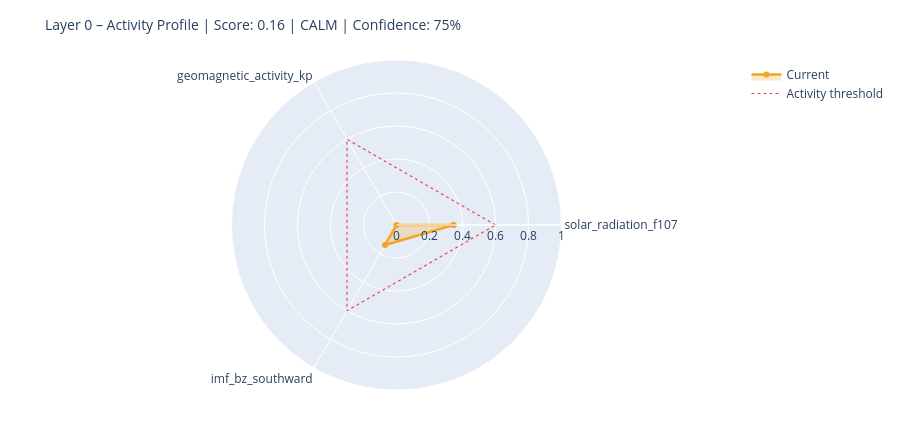

Notebook code for this chart:
### Markdown cell above
---
## 6. State Assessment & Handoff to Layer 1

### Code cell
# ============================================================
# STEP 1 – Collect raw values with source modes
# Mode: 'primary' | 'fallback_3h' | 'last_valid' | 'missing'
# ============================================================

def safe_last(df, col):
    if df is None or col not in df.columns: return None
    s = df[col].dropna()
    return float(s.iloc[-1]) if not s.empty else None

f107_now = safe_last(df_f107, 'f10.7')
bz_now   = safe_last(df_mag,  'bz_gsm')
kp_now   = safe_last(df_kp,   'kp')
sw_now   = safe_last(df_sw,   'speed')

source_modes = {
    'F10.7':    'primary'  if f107_now is not None else 'missing',
    'Kp':       'primary'  if kp_now   is not None else 'missing',
    'IMF_Bz':   'primary'  if bz_now   is not None else 'missing',
    'SW_speed': 'primary'  if sw_now   is not None else 'missing',
}

# Kp Fallback – 3h endpoint
if kp_now is None:
    try:
        r = requests.get(
            'https://services.swpc.noaa.gov/json/noaa-planetary-k-index.json',
            timeout=10)
        r.raise_for_status()
        fb = pd.DataFrame(r.json())
        tc = next((c for c in fb.columns if 'time' in c.lower()), fb.columns[0])
        kc = next((c for c in fb.columns if 'kp' in c.lower() and c != tc), None)
        if kc:
            fb[kc] = fb[kc].astype(str).str.extract(r'([0-9]+(?:\.[0-9]*)?)')[0]
            fb[kc] = pd.to_numeric(fb[kc], errors='coerce')
            fb = fb[fb[kc] >= 0].dropna(subset=[kc])
            if not fb.empty:
                kp_now = float(fb[kc].iloc[-1])
                source_modes['Kp'] = 'fallback_3h'
                print(f'  Kp fallback (3h): {kp_now:.1f}')
    except Exception as e:
        print(f'  Kp fallback failed: {e}')

# Solar Wind Fallback – last valid value
if sw_now is None and df_sw is not None and 'speed' in df_sw.columns:
    s = df_sw['speed'].dropna()
    if not s.empty:
        sw_now = float(s.iloc[-1])
        source_modes['SW_speed'] = 'last_valid'
        print(f'  SW fallback (last_valid): {sw_now:.0f} km/s')

print()
print('Source modes:', source_modes)

# ============================================================
# STEP 2 – Score from available components only
# ============================================================

def norm(v, lo, hi):
    if v is None: return None
    return max(0.0, min(1.0, (v - lo) / (hi - lo)))

COMPONENTS = {
    'solar_radiation_f107':    (f107_now, norm(f107_now, 60, 250)),
    'geomagnetic_activity_kp': (kp_now,   norm(kp_now,   0,   9)),
    'imf_bz_southward':        (bz_now,   norm(-(bz_now or 0) if bz_now else None, -5, 30)
                                           if bz_now is not None else None),
    'solar_wind_speed':        (sw_now,   norm(sw_now, 300, 800)),
}

available   = {k: v[1] for k, v in COMPONENTS.items() if v[1] is not None}
unavailable = [k for k, v in COMPONENTS.items() if v[1] is None]

layer0_score = round(sum(available.values()) / len(available), 4) if available else None
confidence   = round(len(available) / len(COMPONENTS), 2)

level = ('unknown'  if layer0_score is None
         else 'calm'     if layer0_score < 0.3
         else 'moderate' if layer0_score < 0.6
         else 'active')

# ============================================================
# STEP 3 – Dominant Driver
# ============================================================

def dominant_driver(kp, f107, bz, sw):
    candidates = []
    if kp   is not None and kp   >= 4:   candidates.append(('geomagnetic',    kp / 9))
    if sw   is not None and sw   >= 500:  candidates.append(('solar_wind',     sw / 800))
    if bz   is not None and bz   <= -5:   candidates.append(('imf_southward',  abs(bz) / 30))
    if f107 is not None and f107 >= 150:  candidates.append(('solar_radiation',f107 / 250))
    return max(candidates, key=lambda x: x[1])[0] if candidates else 'none'

driver = dominant_driver(kp_now, f107_now, bz_now, sw_now)

# ============================================================
# STEP 4 – Downstream expectations
# ============================================================

def downstream_expectation(driver, score, kp, bz, f107):
    exp = {
        'magnetosphere':        'calm',
        'ionosphere':           'calm',
        'schumann_resonance':   'unchanged',
        'lithosphere_currents': 'low',
    }
    if driver == 'geomagnetic' or (kp and kp >= 5):
        exp['magnetosphere']        = 'compressed / storm'
        exp['ionosphere']           = 'elevated disturbance (TEC variability)'
        exp['schumann_resonance']   = 'elevated amplitude possible'
        exp['lithosphere_currents'] = 'elevated induction currents'
    elif driver == 'imf_southward' or (bz and bz <= -5):
        exp['magnetosphere']        = 'energy coupling active'
        exp['ionosphere']           = 'elevated electron density possible'
        exp['schumann_resonance']   = 'slight modulation possible'
    elif driver == 'solar_radiation' or (f107 and f107 >= 150):
        exp['ionosphere']           = 'elevated ionization (F-layer)'
        exp['schumann_resonance']   = 'slightly elevated background activity'
    return exp

downstream = downstream_expectation(driver, layer0_score, kp_now, bz_now, f107_now)

# ============================================================
# CONSOLE OUTPUT
# ============================================================

W = 58
print('=' * W)
print('LAYER 0 – STATE ASSESSMENT')
print('=' * W)
for name, (raw_v, score_v) in COMPONENTS.items():
    if score_v is not None:
        bar = '█' * int(score_v * 20) + '░' * (20 - int(score_v * 20))
        print(f'  {name:<35}  {bar}  {score_v:.2f}')
    else:
        print(f'  {name:<35}  {"─" * 20}  n/a')
print('-' * W)
print(f'  Score ({len(available)}/{len(COMPONENTS)} components):  {layer0_score:.3f}')
print(f'  Confidence:         {confidence:.0%}')
print(f'  Level:              {level.upper()}')
print(f'  Dominant Driver:    {driver}')

# Radar chart
cats = list(available.keys())
vals = list(available.values())
if len(cats) >= 3:
    fig = go.Figure()
    fig.add_trace(go.Scatterpolar(
        r=vals + [vals[0]], theta=cats + [cats[0]],
        fill='toself', fillcolor='rgba(242,166,35,0.25)',
        line=dict(color='#F2A623', width=2.5), name='Current'
    ))
    fig.add_trace(go.Scatterpolar(
        r=[0.6] * (len(cats) + 1), theta=cats + [cats[0]],
        line=dict(color='#E24B4A', dash='dot', width=1.2),
        mode='lines', name='Activity threshold'
    ))
    fig.update_layout(
        title=dict(text=f'Layer 0 – Activity Profile | Score: {layer0_score:.2f} | {level.upper()} | Confidence: {confidence:.0%}',
                   font=dict(size=14)),
        polar=dict(radialaxis=dict(visible=True, range=[0, 1])),
        height=430, showlegend=True,
        margin=dict(l=60, r=60, t=60, b=40)
    )
    fig.show()

### Figure 1 — Plotly figure (JSON) as saved in the notebook; plotly's stock layout.template omitted (floating-point values rounded to 4 significant figures)
{"data": [{"fill": "toself", "fillcolor": "rgba(242,166,35,0.25)", "line": {"color": "#F2A623", "width": 2.5}, "name": "Current", "r": [0.3457, 0.0, 0.1397, 0.3457], "theta": ["solar_radiation_f107", "geomagnetic_activity_kp", "imf_bz_southward", "solar_radiation_f107"], "type": "scatterpolar"}, {"line": {"color": "#E24B4A", "dash": "dot", "width": 1.2}, "mode": "lines", "name": "Activity threshold", "r": [0.6, 0.6, 0.6, 0.6], "theta": ["solar_radiation_f107", "geomagnetic_activity_kp", "imf_bz_southward", "solar_radiation_f107"], "type": "scatterpolar"}], "layout": {"height": 430, "margin": {"b": 40, "l": 60, "r": 60, "t": 60}, "polar": {"radialaxis": {"range": [0, 1], "visible": true}}, "showlegend": true, "title": {"font": {"size": 14}, "text": "Layer 0 – Activity Profile | Score: 0.16 | CALM | Confidence: 75%"}}}
